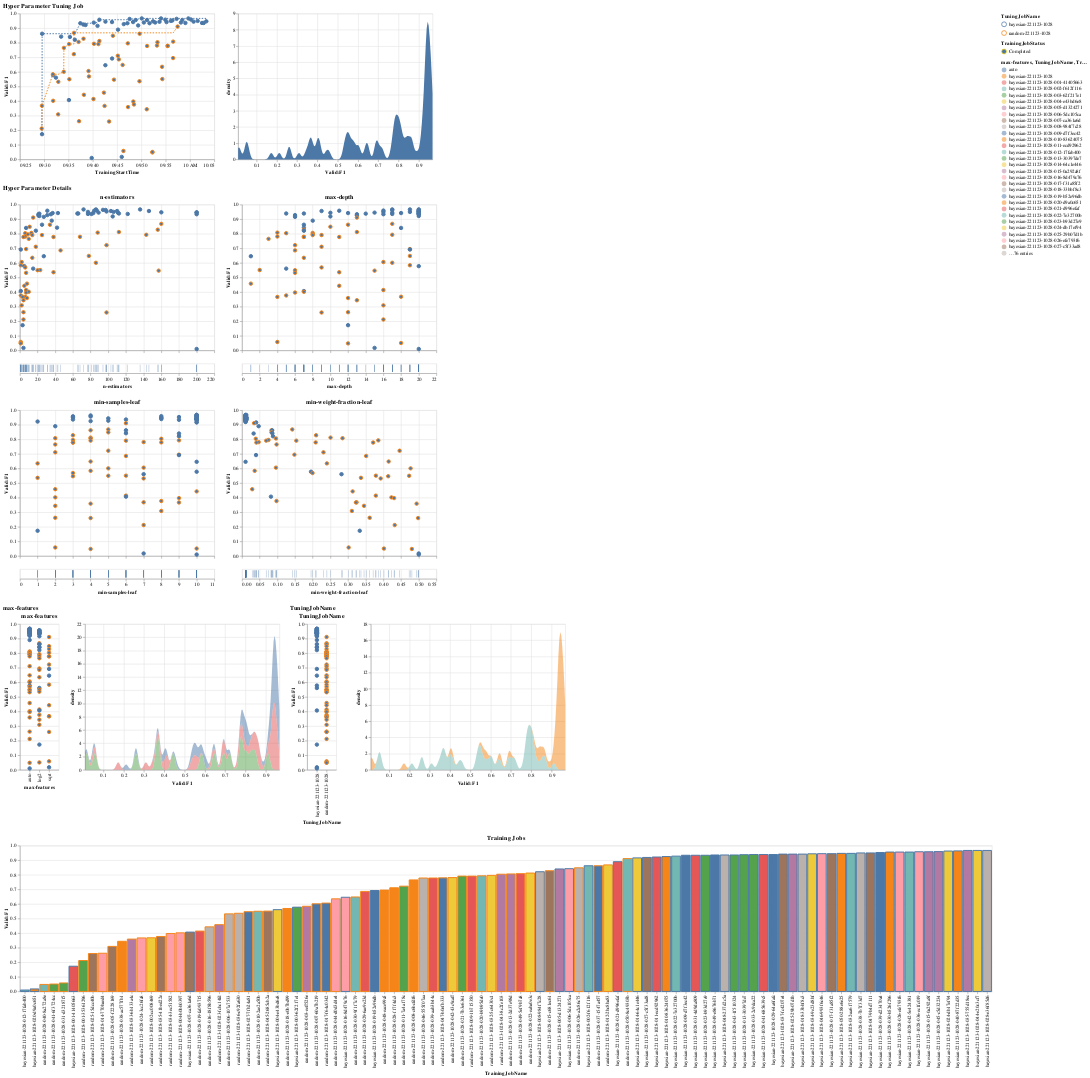

Source (notebook cell):
### Markdown cell above
We can now view our two HPO jobs side-by-side.

Observe that the trials of both jobs ran over the same time period, thus we can visually compare their progress over time. The dashed colored line shows the cummulative objective metric achieved over time. Comparing the two tuning jobs' lines, we can see that with Bayesian optimization we (usually) reach a better overall result, but also reach it a bit earlier than with a Random Search. Although, given how simple a Random Search is, its performance is quite notable. 

Earlier we mentioned that we kept `max_parallel_jobs=2`, restricting our parallel jobs to 2, for both strategies. If we had increased this value to for example 10 for Random search, we would see the Random search trials are completed much earlier than the trials from the Bayesian tuning job, so it would not be so easy to compare their relative progress just "by eye".

### Code cell
visualize_tuning_job([random_tuner, bayesian_tuner], advanced=True, trials_only=True)
